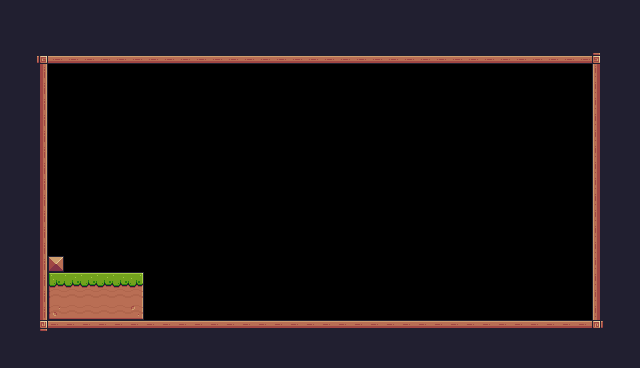

Tiled map render using the project's own tile images. Description and the whole map definition, tile-layer contents included, below:
An orthogonal 40x23 tile map with 16x16 px tiles, 1 tile layer (Background) and 1 object (Player).

<map version="1.10" tiledversion="1.10.2" orientation="orthogonal" renderorder="right-down" width="40" height="23" tilewidth="16" tileheight="16" infinite="0" nextlayerid="3" nextobjectid="4">
 <tileset firstgid="1" source="Pixel Adventures.tsx" />
 <layer id="1" name="Background" width="40" height="23">
  <data encoding="csv">
24,24,24,24,24,24,24,24,24,24,24,24,24,24,24,24,24,24,24,24,24,24,24,24,24,24,24,24,24,24,24,24,24,24,24,24,24,24,24,24,
24,24,24,24,24,24,24,24,24,24,24,24,24,24,24,24,24,24,24,24,24,24,24,24,24,24,24,24,24,24,24,24,24,24,24,24,24,24,24,24,
24,24,24,24,24,24,24,24,24,24,24,24,24,24,24,24,24,24,24,24,24,24,24,24,24,24,24,24,24,24,24,24,24,24,24,24,24,24,24,24,
24,24,92,134,134,134,134,134,134,134,134,134,134,134,134,134,134,134,134,134,134,134,134,134,134,134,134,134,134,134,134,134,134,134,134,134,134,93,24,24,
24,24,113,0,0,0,0,0,0,0,0,0,0,0,0,0,0,0,0,0,0,0,0,0,0,0,0,0,0,0,0,0,0,0,0,0,0,111,24,24,
24,24,113,0,0,0,0,0,0,0,0,0,0,0,0,0,0,0,0,0,0,0,0,0,0,0,0,0,0,0,0,0,0,0,0,0,0,111,24,24,
24,24,113,0,0,0,0,0,0,0,0,0,0,0,0,0,0,0,0,0,0,0,0,0,0,0,0,0,0,0,0,0,0,0,0,0,0,111,24,24,
24,24,113,0,0,0,0,0,0,0,0,0,0,0,0,0,0,0,0,0,0,0,0,0,0,0,0,0,0,0,0,0,0,0,0,0,0,111,24,24,
24,24,113,0,0,0,0,0,0,0,0,0,0,0,0,0,0,0,0,0,0,0,0,0,0,0,0,0,0,0,0,0,0,0,0,0,0,111,24,24,
24,24,113,0,0,0,0,0,0,0,0,0,0,0,0,0,0,0,0,0,0,0,0,0,0,0,0,0,0,0,0,0,0,0,0,0,0,111,24,24,
24,24,113,0,0,0,0,0,0,0,0,0,0,0,0,0,0,0,0,0,0,0,0,0,0,0,0,0,0,0,0,0,0,0,0,0,0,111,24,24,
24,24,113,0,0,0,0,0,0,0,0,0,0,0,0,0,0,0,0,0,0,0,0,0,0,0,0,0,0,0,0,0,0,0,0,0,0,111,24,24,
24,24,113,0,0,0,0,0,0,0,0,0,0,0,0,0,0,0,0,0,0,0,0,0,0,0,0,0,0,0,0,0,0,0,0,0,0,111,24,24,
24,24,113,0,0,0,0,0,0,0,0,0,0,0,0,0,0,0,0,0,0,0,0,0,0,0,0,0,0,0,0,0,0,0,0,0,0,111,24,24,
24,24,113,0,0,0,0,0,0,0,0,0,0,0,0,0,0,0,0,0,0,0,0,0,0,0,0,0,0,0,0,0,0,0,0,0,0,111,24,24,
24,24,113,0,0,0,0,0,0,0,0,0,0,0,0,0,0,0,0,0,0,0,0,0,0,0,0,0,0,0,0,0,0,0,0,0,0,111,24,24,
24,24,113,35,0,0,0,0,0,0,0,0,0,0,0,0,0,0,0,0,0,0,0,0,0,0,0,0,0,0,0,0,0,0,0,0,0,111,24,24,
24,24,113,7,8,8,8,8,9,0,0,0,0,0,0,0,0,0,0,0,0,0,0,0,0,0,0,0,0,0,0,0,0,0,0,0,0,111,24,24,
24,24,113,29,30,30,30,30,31,0,0,0,0,0,0,0,0,0,0,0,0,0,0,0,0,0,0,0,0,0,0,0,0,0,0,0,0,111,24,24,
24,24,113,51,52,52,52,52,53,0,0,0,0,0,0,0,0,0,0,0,0,0,0,0,0,0,0,0,0,0,0,0,0,0,0,0,0,111,24,24,
24,24,114,90,90,90,90,90,90,90,90,90,90,90,90,90,90,90,90,90,90,90,90,90,90,90,90,90,90,90,90,90,90,90,90,90,90,115,24,24,
24,24,24,24,24,24,24,24,24,24,24,24,24,24,24,24,24,24,24,24,24,24,24,24,24,24,24,24,24,24,24,24,24,24,24,24,24,24,24,24,
24,24,24,24,24,24,24,24,24,24,24,24,24,24,24,24,24,24,24,24,24,24,24,24,24,24,24,24,24,24,24,24,24,24,24,24,24,24,24,24
</data>
 </layer>
 <objectgroup id="2" name="Spawnpoints">
  <object id="3" name="Player" type="Player" x="110.915" y="239.476" width="32.1402" height="32.7704" />
 </objectgroup>
</map>
